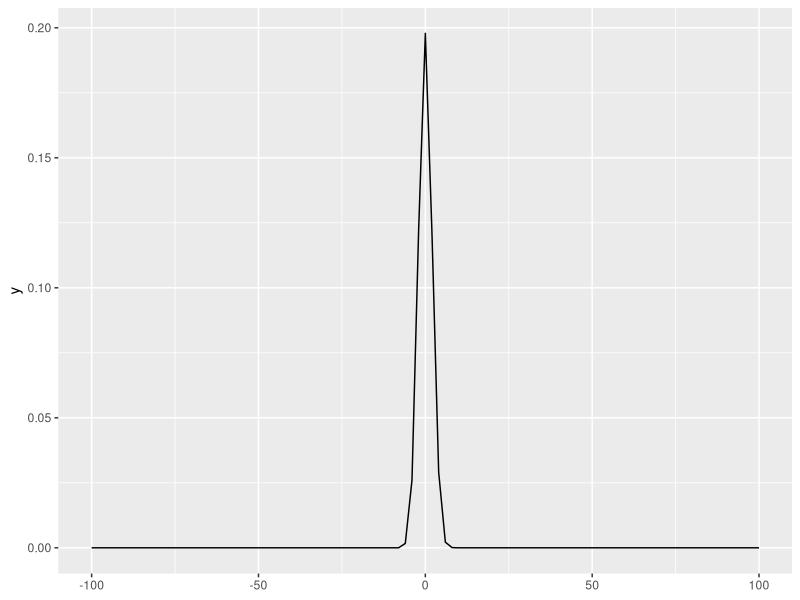

Recreate this plot in R.
# takes a n x 1 vector of data
# calculate silverman's rule of thumb for sigma
# https://github.com/statsmodels/statsmodels/blob/main/statsmodels/nonparametric/bandwidths.py
silverman <- function(x){

  # apply and return silverman's rule of thumb
  sigma <- (0.9 * min(sd(x), IQR(x) / 1.35) * length(x)^(-0.2))
  return(sigma)
}

# takes a point z, a vector of n means, and scalar sigma
# returns the density of z under the density of a mixture of Gaussians, each
# centered at mu with standard deviation sigma
phi0_k.z <- function(z, mu, sigma){

  # calculate and return the density of z
  return((1 / length(mu)) * sum(dnorm(z, mu, sigma)))
}

# vectorized version of phi0_k - takes a vector Z of length N, vector of n means
# and a scalar sigma
# Returns a vector of N densities
phi0_k <- function(Z, mu, sigma){
  return(sapply(Z, phi0_k.z, mu = mu, sigma = sigma))
}

# function that takes a datamatrix X and returns a bandwidth for each of the
# subjects (vector of length n)
get_bandwidths <- function(X){

  # get dimensions of X
  n <- nrow(X)
  p <- ncol(X)

  # find the component-wise density for each of the individuals
  # also find silverman's rule of thumb for each of the columns of X
  densities <- matrix(NA, n, p)
  sigma <- rep(NA, p)
  for (j in 1:p){

    # find the value of sigma corresponding to the j-th predictor
    sigma[j] <- silverman(X[ , j])

    # calculate the resulting densities
    densities[ , j] <- phi0_k(X[ , j], X[ , j], sigma[j])
  }

  # calculate the harmonic mean for the sigma^2
  H <- 1 / mean(1 / sigma)

  # calculate the square root of the row-wise product of the densities
  rowProds_sqrt <- rep(NA, n)
  for (l in 1:n){
    rowProds_sqrt[l] <- prod(sqrt(densities[l, ]))
  }

  # return the final bandwidths
  return(H / rowProds_sqrt)
}

# generate some data and try it out
set.seed(1)
X <- mvtnorm::rmvnorm(100, -2:2)
(bw <- get_bandwidths(X[ , 1:2, drop = F]))
silverman(X[ , 1])
silverman(X[ , 2])
integrate(phi0_k, mu = X[1, ], sigma = bw[1], -Inf, Inf)
library(ggplot2)
ggplot()+ stat_function(fun = function(x) phi0_k(x, mu = X[ , ], sigma = bw[1])) + xlim(-100, 100)

# smaller sample for explicit calculations
set.seed(1)
X <- cbind(runif(3, 2, 5), runif(3, -3, 1))
X
(bw <- get_bandwidths(X))

# manual calculations

# calculate Silverman for both columns
(silv1 <- 0.9 * min(sd(X[ , 1]), IQR(X[ , 1]) / 1.35) * nrow(X)^-0.2)
(silv2 <- 0.9 * min(sd(X[ , 2]), IQR(X[ , 2]) / 1.35) * nrow(X)^-0.2)

# calculate the harmonic mean
(h <- ncol(X) / ((1 / silv1) + (1 / silv2)))

# calculate the square root of the product of the step 1 densities for
# each individual

# individual 1

# sum and normalize the densities for both columns
(dens11 <- 1 / nrow(X) * sum(dnorm(X[1, 1], X[ , 1], silv1)))
(dens12 <- 1 / nrow(X) * sum(dnorm(X[1, 2], X[ , 2], silv2)))

# get the root of the product of the densities
(dens1 <- sqrt(dens11 * dens12))

# individual 2

# sum and normalize the densities for both columns
(dens21 <- 1 / nrow(X) * sum(dnorm(X[2, 1], X[ , 1], silv1)))
(dens22 <- 1 / nrow(X) * sum(dnorm(X[2, 2], X[ , 2], silv2)))

# get the root of the product of the densities
(dens2 <- sqrt(dens21 * dens22))

# individual 3

# sum and normalize the densities for both columns
(dens31 <- 1 / nrow(X) * sum(dnorm(X[3, 1], X[ , 1], silv1)))
(dens32 <- 1 / nrow(X) * sum(dnorm(X[3, 2], X[ , 2], silv2)))

# get the root of the product of the densities
(dens3 <- sqrt(dens31 * dens32))

# final bandwidths:
dens <- c(dens1, dens2, dens3)
(bw.manual <- h / dens)

bw.manual - bw
